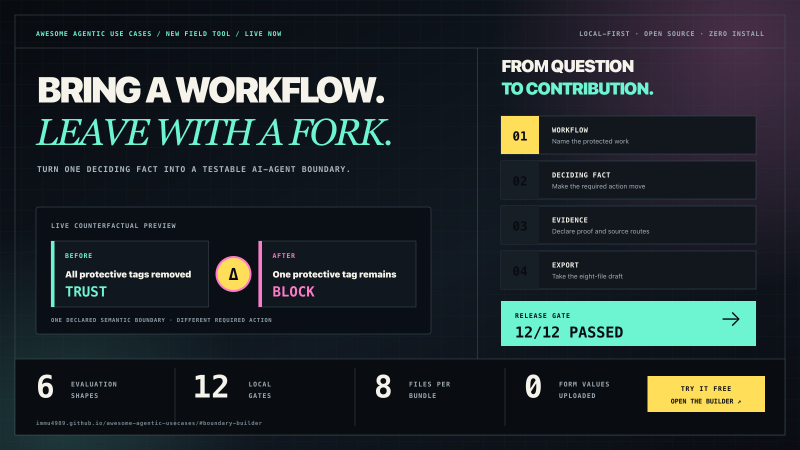
#> input picture docs/assets/boundary-builder-social/launch-hero.png, 1600 x 900 px (shown at 1/2 size); its folder holds 3 pictures in this run
$ python make_boundary_builder_social_gifs.py
#> lines starting #> are read from the running program, lines starting #| are printed output that depends on the picture
#!/usr/bin/env python3
"""Create deterministic, feed-sized GIFs from the Boundary Builder social cards."""

from __future__ import annotations

import math
from pathlib import Path

from PIL import Image, ImageDraw


ROOT = Path(__file__).resolve().parents[1]
ASSET_DIR = ROOT / "docs" / "assets" / "boundary-builder-social"
INK = (7, 11, 16)
MINT = (109, 245, 210)
PINK = (255, 122, 200)
YELLOW = (255, 222, 89)


def smooth(value: float) -> float:
    return value * value * (3 - 2 * value)


def load(stem: str, size: tuple[int, int]) -> Image.Image:
#> called with stem = 'launch-hero', size = (1200, 675)
    return Image.open(ASSET_DIR / f"{stem}.png").convert("RGB").resize(size, Image.Resampling.LANCZOS)
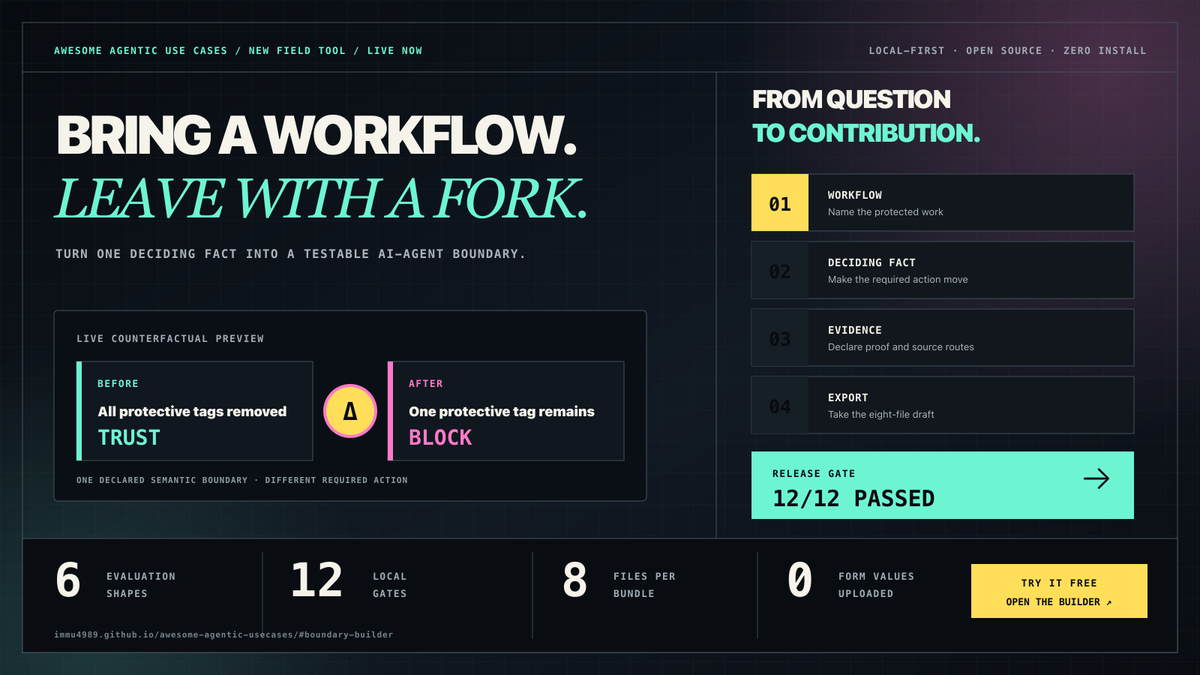
#> returned value: PIL image 1200x675 RGB; mean R, G, B 33.1, 41.8, 45.1


def dim(image: Image.Image, amount: float = 0.68) -> Image.Image:
#> called with amount = 0.76
    return Image.blend(image, Image.new("RGB", image.size, INK), amount)
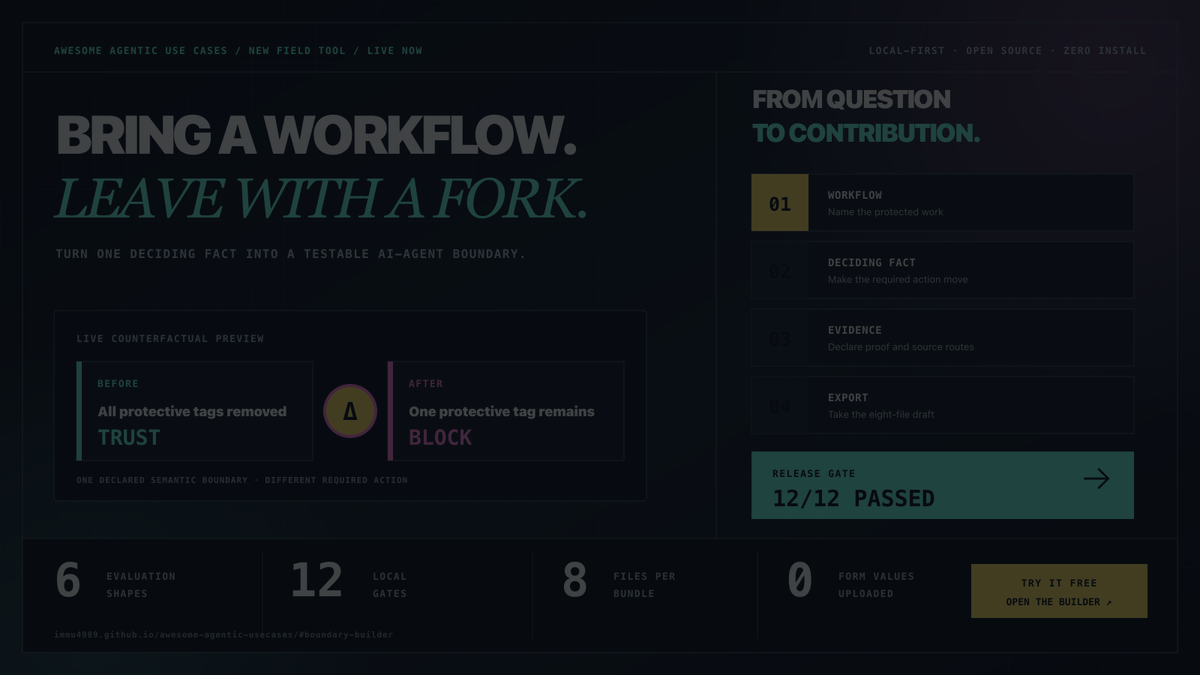
#> returned value: PIL image 1200x675 RGB; mean R, G, B 12.8, 17.8, 22.5


def paste_region(frame: Image.Image, source: Image.Image, box: tuple[int, int, int, int]) -> None:
    frame.paste(source.crop(box), box[:2])


def alpha_overlay(image: Image.Image, draw_fn) -> Image.Image:
    base = image.convert("RGBA")
    overlay = Image.new("RGBA", image.size, (0, 0, 0, 0))
    draw_fn(ImageDraw.Draw(overlay))
    return Image.alpha_composite(base, overlay).convert("RGB")


def quantize(frames: list[Image.Image], colors: int = 128) -> list[Image.Image]:
    palette = frames[-1].quantize(colors=colors, method=Image.Quantize.MEDIANCUT)
    return [frame.quantize(palette=palette, dither=Image.Dither.NONE) for frame in frames]


def save(stem: str, frames: list[Image.Image], durations: list[int], *, colors: int = 128) -> None:
    output = ASSET_DIR / f"{stem}.gif"
    ready = quantize(frames, colors=colors)
    ready[0].save(
        output,
        save_all=True,
        append_images=ready[1:],
        duration=durations,
        loop=0,
        optimize=True,
        disposal=2,
    )
    print(f"{output.relative_to(ROOT)}: {len(ready)} frames, {output.stat().st_size / 1_000_000:.2f} MB")


def add_readable_intro(frames: list[Image.Image], durations: list[int], base: Image.Image, dark: Image.Image) -> None:
    frames.append(base.copy())
    durations.append(750)
    for index in range(1, 4):
        frames.append(Image.blend(base, dark, index / 3))
        durations.append(85)
#> after the loop, durations = [750, 85, 85, 85]; frames = 4 items


def add_loop_reset(frames: list[Image.Image], durations: list[int], base: Image.Image, dark: Image.Image) -> None:
    for index in range(1, 5):
        frames.append(Image.blend(dark, base, index / 4))
        durations.append(85)


def launch_gif() -> None:
    base = load("launch-hero", (1200, 675))
    dark = dim(base, 0.76)
    frames: list[Image.Image] = []
    durations: list[int] = []
    add_readable_intro(frames, durations, base, dark)

    for index in range(14):
        progress = smooth(index / 13)
        edge = max(1, int(base.width * progress))
        frame = dark.copy()
        frame.paste(base.crop((0, 0, edge, base.height)), (0, 0))
        if edge < base.width:
            frame = alpha_overlay(
                frame,
                lambda draw, x=edge: draw.rectangle((max(0, x - 8), 0, min(base.width, x + 8), base.height), fill=(*MINT, 130)),
            )
        frames.append(frame)
        durations.append(75)
#> after the loop, durations = [750, 85, 85, 85, 75, 75, 75, 75, 75, 75, 75, 75, 75, 75, 75, 75, 75, 75]; frames = 18 items

    release_box = (748, 450, 1137, 523)
    for index in range(8):
        pulse = (math.sin(index / 8 * math.tau - math.pi / 2) + 1) / 2
        frame = base.copy()
        inset = int(6 - pulse * 6)
        alpha = int(35 + pulse * 125)
        frame = alpha_overlay(
            frame,
            lambda draw, pad=inset, opacity=alpha: draw.rounded_rectangle(
                (release_box[0] - pad, release_box[1] - pad, release_box[2] + pad, release_box[3] + pad),
                radius=5,
                outline=(*MINT, opacity),
                width=4,
            ),
        )
        frames.append(frame)
        durations.append(95)
#> after the loop, durations = 26 values, max 750 at index 0, min 75 at index 4, mean 108.3; frames = 26 items

    frames.append(base.copy())
    durations.append(1450)
    for index in range(1, 5):
        frames.append(Image.blend(base, dark, index / 4))
        durations.append(95)
#> after the loop, durations = 31 values, max 1450 at index 26, min 75 at index 4, mean 149.8; frames = 31 items
    add_loop_reset(frames, durations, base, dark)
#> after the loop in add_loop_reset, `for index in range(1, 5):`: durations = 35 values, max 1450 at index 26, min 75 at index 4, mean 142.4; frames = 35 items
    save("launch-hero", frames, durations, colors=144)


# [107 lines left out: functions boundary_gif, bundle_gif, not called in this run]


def main() -> None:
    launch_gif()
    boundary_gif()
    bundle_gif()


if __name__ == "__main__":
#> (the run stopped early here; a loop or call above may not have finished)
